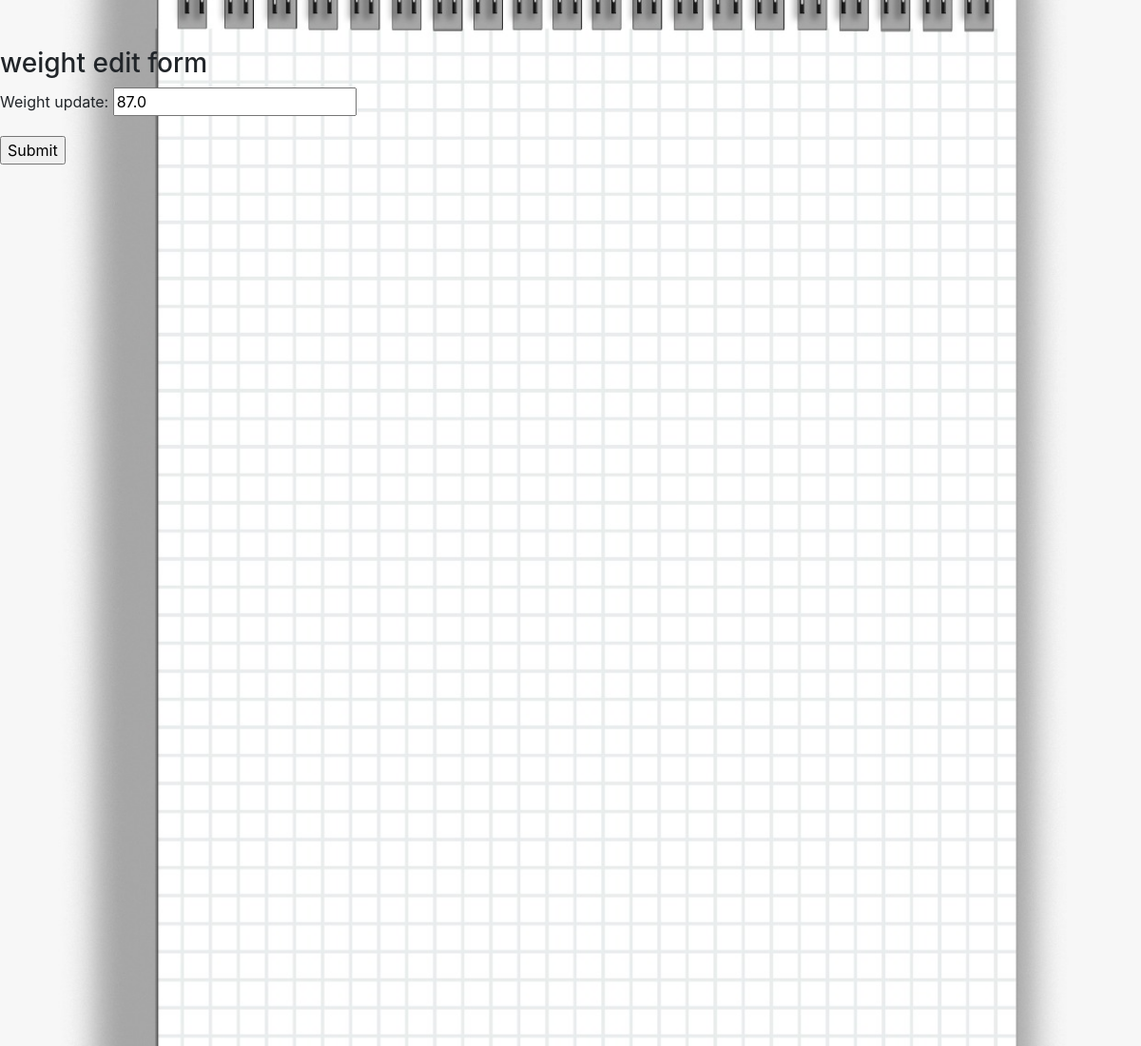
The app's page /edit-update-weight/19/, older data.
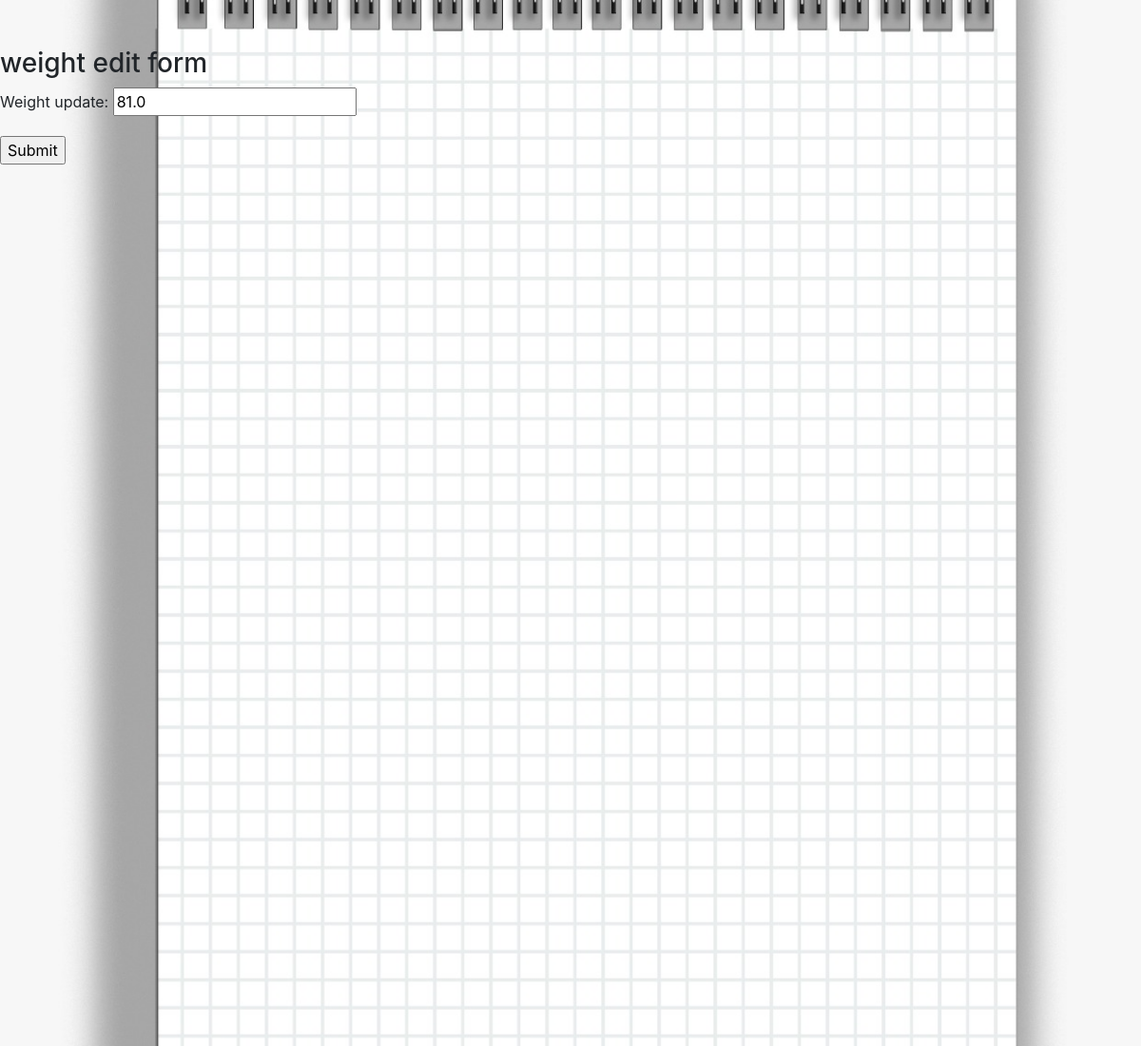
The same page, newer data.
### ffwc_app/models.py (models this page shows, shortened)
class Weight_Update(models.Model):
    user = models.ForeignKey(User_Data, on_delete=models.CASCADE,
                                                    null=True, blank=True)
    weight_update = models.FloatField(default=0)
    created = models.DateTimeField(auto_now_add=True)
    class Meta:
        ordering = ['created']

### ffwc_app/views.py (the view, shortened to what this page needs)
# urls.py: path('edit-update-weight/<int:pk>/', EditWeightRecord.as_view(), name='edit-update-weight'),
class EditWeightRecord(UpdateView, LoginRequiredMixin):
    model = Weight_Update
    fields = ['weight_update']
    template_name = 'ffwc_app/edit_weight_update_form.html'
    success_url = reverse_lazy('account')

### ffwc_app/templates/ffwc_app/edit_weight_update_form.html (shortened to what this page needs)
{% extends 'ffwc_app/base.html' %}
{% block content %}
<h3>weight edit form</h3>
<form action="" method="post">
  {{ form.as_p }}
  <input type="submit" value="Submit">
</form>
{% endblock %}

Row changes from the older to the newer data that the page shows:
changed Weight_Update: weight_update "87.0" → "81.0"
